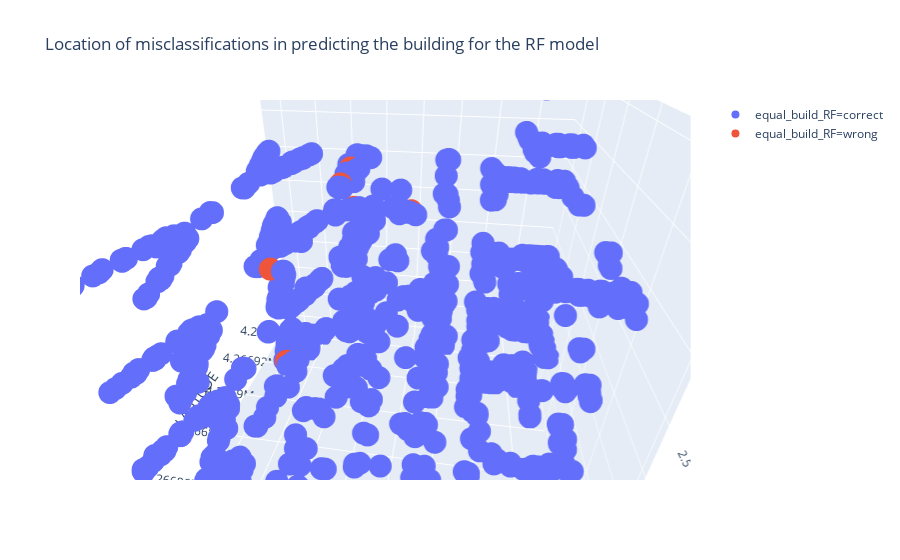

Here is the notebook cell this chart was saved with:
### Code cell
#### Actual plotting of misclassifications:

fig = px.scatter_3d(RF_errors_test, x='LONGITUDE', y='LATITUDE', z='FLOOR',
             color='equal_build_RF',
                    title='Location of misclassifications in predicting the building for the RF model')

fig.show()

print("It looks like our hypotheses was correct except in one case!")

### Figure 1 — Plotly figure (JSON) as saved in the notebook; plotly's stock layout.template omitted (floating-point values rounded to 4 significant figures; data arrays with more than 128 entries replaced by an {"elided": "..."} marker saying what was removed)
{"data": [{"hoverlabel": {"namelength": 0}, "hovertemplate": "equal_build_RF=correct<br>LONGITUDE=%{x}<br>LATITUDE=%{y}<br>FLOOR=%{z}", "legendgroup": "equal_build_RF=correct", "marker": {"color": "#636efa", "symbol": "circle"}, "mode": "markers", "name": "equal_build_RF=correct", "scene": "scene", "showlegend": true, "type": "scatter3d", "visible": true, "x": {"elided": "3341 float values"}, "y": {"elided": "3341 float values"}, "z": {"elided": "3341 int values"}}, {"hoverlabel": {"namelength": 0}, "hovertemplate": "equal_build_RF=wrong<br>LONGITUDE=%{x}<br>LATITUDE=%{y}<br>FLOOR=%{z}", "legendgroup": "equal_build_RF=wrong", "marker": {"color": "#EF553B", "symbol": "circle"}, "mode": "markers", "name": "equal_build_RF=wrong", "scene": "scene", "showlegend": true, "type": "scatter3d", "x": [-2337000.0, -2337000.0, -2337000.0, -2337000.0, -2337000.0, -2337000.0], "y": [4267000.0, 4267000.0, 4267000.0, 4267000.0, 4267000.0, 4267000.0], "z": [3, 3, 3, 0, 3, 3]}], "layout": {"autosize": true, "legend": {"tracegroupgap": 0}, "scene": {"aspectmode": "auto", "aspectratio": {"x": 1, "y": 1, "z": 1}, "camera": {"center": {"x": 0, "y": 0, "z": 0}, "eye": {"x": 0.1678, "y": -1.029, "z": 0.6325}, "projection": {"type": "perspective"}, "up": {"x": 0, "y": 0, "z": 1}}, "domain": {"x": [0, 0.98], "y": [0, 1]}, "xaxis": {"title": {"text": "LONGITUDE"}, "type": "linear"}, "yaxis": {"title": {"text": "LATITUDE"}, "type": "linear"}, "zaxis": {"title": {"text": "FLOOR"}, "type": "linear"}}, "title": {"text": "Location of misclassifications in predicting the building for the RF model"}}}
